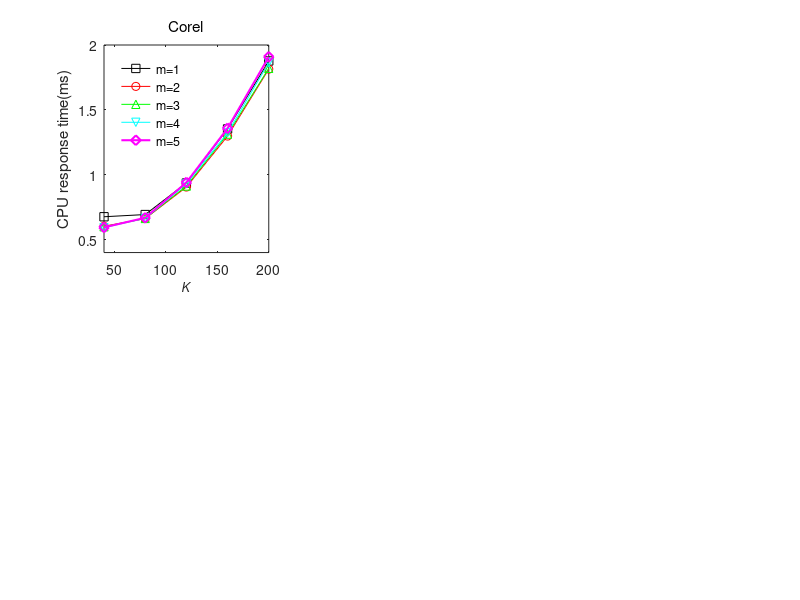

Write MATLAB code to recreate this figure. (Note: this script raises an error after producing the figure.)
%% tuning m for CPU in all data dataset
% some common config
linesolid = ['-ks'; '-ro'; '-g^'; '-cv'; '-md';];
linedashed = [':ks'; ':ro'; ':g^'; ':cv'; ':md';];
% line1=['-r+'; '-bx']; 
hold on;
box on;
% grid on;
set(gcf,'Position',[100 100 1400, 720]);

%% CPU response time
% Corel
subplot(2,3,1);
x_nk = [40:40:200];
y = [...
    676,693,936,1353,1877;...
    603,662,905,1298,1814;...
    599,663,913,1313,1820;...
    592,664,929,1323,1864;...
    594,668,940,1358,1909] / 1000;
plot(...
        x_nk, y(1,:), linesolid(1,:), ...
        x_nk, y(2,:), linesolid(2,:), ...
        x_nk, y(3,:), linesolid(3,:), ...
        x_nk, y(4,:), linesolid(4,:), ...
        x_nk, y(5,:), linesolid(5,:), ...
        'LineWidth',1.5, 'MarkerSize',7);
title('Corel', 'Fontname', 'Helvetica', 'FontAngle', 'Normal', 'FontWeight', 'Normal');
xlabel('K');
ylabel('CPU response time(ms)');
h=legend('m=1', 'm=2', 'm=3', 'm=4', 'm=5');
set(h, 'EdgeColor', 'White', 'Location', 'NorthWest');
axis([min(x_nk), max(x_nk), 0.4, 2]);
set(get(gca,'XLabel'),'FontSize',9, 'FontAngle', 'Italic', 'FontWeight', 'Normal', 'Vertical','top');
set(get(gca,'YLabel'),'FontSize',10, 'FontAngle', 'Italic', 'FontWeight', 'Normal', 'Vertical','bottom');
set(gca, 'Fontname', 'Helvetica',  'FontSize',9);
set(gca, 'XTick', x_nk');
set(gca, 'YTick', [0.4:0.4:2]);

% Aerial
subplot(2,3,2);
x_nk = [300:100:700];
y = [...
    6317,8722,12733,19297,24616;...
    6184,9076,13035,17604,25680;...
    5970,8983,14510,18606,26470;...
    6362,9105,13572,18930,24602;...
    6533,9018,13800,19045,26569] / 1000;
plot(...
        x_nk, y(1,:), linesolid(1,:), ...
        x_nk, y(2,:), linesolid(2,:), ...
        x_nk, y(3,:), linesolid(3,:), ...
        x_nk, y(4,:), linesolid(4,:), ...
        x_nk, y(5,:), linesolid(5,:), ...
        'LineWidth',1.5, 'MarkerSize',7);
title('Aerial', 'Fontname', 'Helvetica', 'FontAngle', 'Normal', 'FontWeight', 'Normal');
xlabel('K');
ylabel('CPU response time(ms)');
h=legend('m=1', 'm=2', 'm=3', 'm=4', 'm=5');
set(h, 'EdgeColor', 'White', 'Location', 'NorthWest');
axis([min(x_nk), max(x_nk), 5, 30]);
set(get(gca,'XLabel'),'FontSize',9, 'FontAngle', 'Italic', 'FontWeight', 'Normal', 'Vertical','top');
set(get(gca,'YLabel'),'FontSize',10, 'FontAngle', 'Italic', 'FontWeight', 'Normal', 'Vertical','bottom');
set(gca, 'Fontname', 'Helvetica',  'FontSize',9);
set(gca, 'XTick', x_nk');
set(gca, 'YTick', [5:5:30]);

% WT
subplot(2,3,3);
x_nk = [800:200:1600];
y = [...
    39083,62458,89511,110019,145045;...
    37928,61189,80307,119070,155206;...
    38206,61648,86970,118482,152940;...
    40168,59485,82798,117385,161572;...
    41998,64102,92484,130636,169322] / 1000;
plot(...
        x_nk, y(1,:), linesolid(1,:), ...
        x_nk, y(2,:), linesolid(2,:), ...
        x_nk, y(3,:), linesolid(3,:), ...
        x_nk, y(4,:), linesolid(4,:), ...
        x_nk, y(5,:), linesolid(5,:), ...
        'LineWidth',1.5, 'MarkerSize',7);
title('WT', 'Fontname', 'Helvetica', 'FontAngle', 'Normal', 'FontWeight', 'Normal');
xlabel('K');
ylabel('CPU response time(ms)');
h=legend('m=1', 'm=2', 'm=3', 'm=4', 'm=5');
set(h, 'EdgeColor', 'White', 'Location', 'NorthWest');
axis([min(x_nk), max(x_nk), 30, 180]);
set(get(gca,'XLabel'),'FontSize',9, 'FontAngle', 'Italic', 'FontWeight', 'Normal', 'Vertical','top');
set(get(gca,'YLabel'),'FontSize',10, 'FontAngle', 'Italic', 'FontWeight', 'Normal', 'Vertical','bottom');
set(gca, 'Fontname', 'Helvetica',  'FontSize',9);
set(gca, 'XTick', x_nk');
set(gca, 'YTick', [30:50:180]);